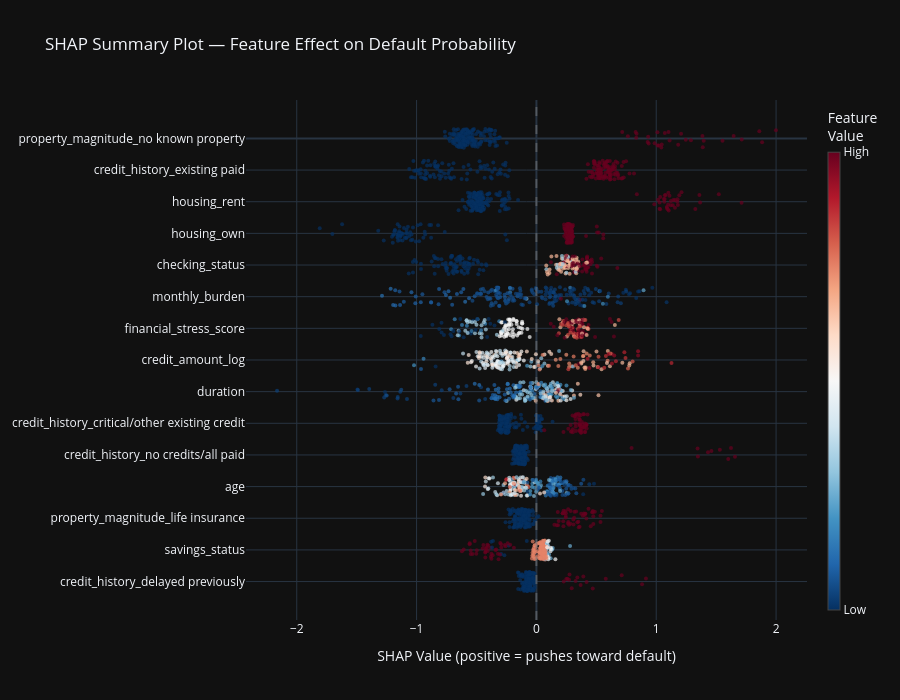

The notebook cell saved with this chart:
### Markdown cell above
### SHAP vs EDA vs Mutual Information — Reconciliation

| Method | Top 3 Features |
|---|---|
| Day 1 EDA | checking_status, duration, savings_status |
| Day 2 MI | financial_stress_score, checking_status, duration |
| Day 5 SHAP | property_magnitude_no known property, credit_history_existing paid, housing_rent |

SHAP reveals what the model actually learned — not just raw statistical associations.
The model places heavy weight on collateral (property) and repayment track record
(credit_history) — both are core pillars of traditional credit scoring (the 5 Cs of
credit: Character, Capacity, Capital, Collateral, Conditions).

financial_stress_score and checking_status remain consistently important across all
three methods — these are the most robust features in the project.

### Code cell
# Build beeswarm manually in Plotly
# Get top 15 features by mean absolute SHAP
import os
top_features = shap_importance.head(15)['feature'].tolist()
top_idx      = [feature_names.index(f) for f in top_features]

# Extract SHAP values and feature values for top features only
shap_vals  = shap_values.values[:, top_idx]   # (200, 15)
feat_vals  = X_test_scaled[top_features].values  # (200, 15)

# Normalize feature values to 0-1 for coloring
from sklearn.preprocessing import MinMaxScaler
feat_vals_norm = MinMaxScaler().fit_transform(feat_vals)  # (200, 15)

fig = go.Figure()

for i, feat in enumerate(top_features):
    # Add jitter on y axis so dots don't overlap
    y_jitter = i + np.random.uniform(-0.3, 0.3, size=200)

    fig.add_trace(go.Scatter(
        x=shap_vals[:, i],
        y=y_jitter,
        mode='markers',
        marker=dict(
            size=4,
            color=feat_vals_norm[:, i],
            colorscale='RdBu_r',
            showscale=(i == 0),
            colorbar=dict(
                title='Feature<br>Value',
                tickvals=[0, 1],
                ticktext=['Low', 'High'],
                thickness=12
            ) if i == 0 else None,
            opacity=0.7
        ),
        name=feat,
        showlegend=False,
        hovertemplate=(
            f'<b>{feat}</b><br>'
            'SHAP: %{x:.3f}<br>'
            '<extra></extra>'
        )
    ))

fig.add_vline(x=0, line_dash='dash', line_color='gray', opacity=0.5)

fig.update_layout(
    title='SHAP Summary Plot — Feature Effect on Default Probability',
    xaxis_title='SHAP Value (positive = pushes toward default)',
    yaxis=dict(
        tickmode='array',
        tickvals=list(range(len(top_features))),
        ticktext=top_features,
        autorange='reversed'
    ),
    template='plotly_dark',
    height=700,
    width=900
)

fig.show()

# Save as html
os.makedirs('../reports', exist_ok=True)
fig.write_html('../reports/shap_summary_plot.html')
print('Summary plot saved to ../reports/shap_summary_plot.html ✓')

### Figure 1 — Plotly figure (JSON) as saved in the notebook; plotly's stock layout.template omitted (floating-point values rounded to 4 significant figures; data arrays with more than 128 entries replaced by an {"elided": "..."} marker saying what was removed)
{"data": [{"hovertemplate": "<b>property_magnitude_no known property</b><br>SHAP: %{x:.3f}<br><extra></extra>", "marker": {"color": {"elided": "200 int values"}, "colorbar": {"thickness": 12, "ticktext": ["Low", "High"], "tickvals": [0, 1], "title": {"text": "Feature<br>Value"}}, "colorscale": [[0, "rgb(5,48,97)"], [0.1, "rgb(33,102,172)"], [0.2, "rgb(67,147,195)"], [0.3, "rgb(146,197,222)"], [0.4, "rgb(209,229,240)"], [0.5, "rgb(247,247,247)"], [0.6, "rgb(253,219,199)"], [0.7, "rgb(244,165,130)"], [0.8, "rgb(214,96,77)"], [0.9, "rgb(178,24,43)"], [1, "rgb(103,0,31)"]], "opacity": 0.7, "showscale": true, "size": 4}, "mode": "markers", "name": "property_magnitude_no known property", "showlegend": false, "type": "scatter", "x": {"elided": "200 float values"}, "y": {"elided": "200 float values"}}, {"hovertemplate": "<b>credit_history_existing paid</b><br>SHAP: %{x:.3f}<br><extra></extra>", "marker": {"color": {"elided": "200 float values"}, "colorscale": [[0, "rgb(5,48,97)"], [0.1, "rgb(33,102,172)"], [0.2, "rgb(67,147,195)"], [0.3, "rgb(146,197,222)"], [0.4, "rgb(209,229,240)"], [0.5, "rgb(247,247,247)"], [0.6, "rgb(253,219,199)"], [0.7, "rgb(244,165,130)"], [0.8, "rgb(214,96,77)"], [0.9, "rgb(178,24,43)"], [1, "rgb(103,0,31)"]], "opacity": 0.7, "showscale": false, "size": 4}, "mode": "markers", "name": "credit_history_existing paid", "showlegend": false, "type": "scatter", "x": {"elided": "200 float values"}, "y": {"elided": "200 float values"}}, {"hovertemplate": "<b>housing_rent</b><br>SHAP: %{x:.3f}<br><extra></extra>", "marker": {"color": {"elided": "200 float values"}, "colorscale": [[0, "rgb(5,48,97)"], [0.1, "rgb(33,102,172)"], [0.2, "rgb(67,147,195)"], [0.3, "rgb(146,197,222)"], [0.4, "rgb(209,229,240)"], [0.5, "rgb(247,247,247)"], [0.6, "rgb(253,219,199)"], [0.7, "rgb(244,165,130)"], [0.8, "rgb(214,96,77)"], [0.9, "rgb(178,24,43)"], [1, "rgb(103,0,31)"]], "opacity": 0.7, "showscale": false, "size": 4}, "mode": "markers", "name": "housing_rent", "showlegend": false, "type": "scatter", "x": {"elided": "200 float values"}, "y": {"elided": "200 float values"}}, {"hovertemplate": "<b>housing_own</b><br>SHAP: %{x:.3f}<br><extra></extra>", "marker": {"color": {"elided": "200 int values"}, "colorscale": [[0, "rgb(5,48,97)"], [0.1, "rgb(33,102,172)"], [0.2, "rgb(67,147,195)"], [0.3, "rgb(146,197,222)"], [0.4, "rgb(209,229,240)"], [0.5, "rgb(247,247,247)"], [0.6, "rgb(253,219,199)"], [0.7, "rgb(244,165,130)"], [0.8, "rgb(214,96,77)"], [0.9, "rgb(178,24,43)"], [1, "rgb(103,0,31)"]], "opacity": 0.7, "showscale": false, "size": 4}, "mode": "markers", "name": "housing_own", "showlegend": false, "type": "scatter", "x": {"elided": "200 float values"}, "y": {"elided": "200 float values"}}, {"hovertemplate": "<b>checking_status</b><br>SHAP: %{x:.3f}<br><extra></extra>", "marker": {"color": {"elided": "200 float values"}, "colorscale": [[0, "rgb(5,48,97)"], [0.1, "rgb(33,102,172)"], [0.2, "rgb(67,147,195)"], [0.3, "rgb(146,197,222)"], [0.4, "rgb(209,229,240)"], [0.5, "rgb(247,247,247)"], [0.6, "rgb(253,219,199)"], [0.7, "rgb(244,165,130)"], [0.8, "rgb(214,96,77)"], [0.9, "rgb(178,24,43)"], [1, "rgb(103,0,31)"]], "opacity": 0.7, "showscale": false, "size": 4}, "mode": "markers", "name": "checking_status", "showlegend": false, "type": "scatter", "x": {"elided": "200 float values"}, "y": {"elided": "200 float values"}}, {"hovertemplate": "<b>monthly_burden</b><br>SHAP: %{x:.3f}<br><extra></extra>", "marker": {"color": {"elided": "200 float values"}, "colorscale": [[0, "rgb(5,48,97)"], [0.1, "rgb(33,102,172)"], [0.2, "rgb(67,147,195)"], [0.3, "rgb(146,197,222)"], [0.4, "rgb(209,229,240)"], [0.5, "rgb(247,247,247)"], [0.6, "rgb(253,219,199)"], [0.7, "rgb(244,165,130)"], [0.8, "rgb(214,96,77)"], [0.9, "rgb(178,24,43)"], [1, "rgb(103,0,31)"]], "opacity": 0.7, "showscale": false, "size": 4}, "mode": "markers", "name": "monthly_burden", "showlegend": false, "type": "scatter", "x": {"elided": "200 float values"}, "y": {"elided": "200 float values"}}, {"hovertemplate": "<b>financial_stress_score</b><br>SHAP: %{x:.3f}<br><extra></extra>", "marker": {"color": {"elided": "200 float values"}, "colorscale": [[0, "rgb(5,48,97)"], [0.1, "rgb(33,102,172)"], [0.2, "rgb(67,147,195)"], [0.3, "rgb(146,197,222)"], [0.4, "rgb(209,229,240)"], [0.5, "rgb(247,247,247)"], [0.6, "rgb(253,219,199)"], [0.7, "rgb(244,165,130)"], [0.8, "rgb(214,96,77)"], [0.9, "rgb(178,24,43)"], [1, "rgb(103,0,31)"]], "opacity": 0.7, "showscale": false, "size": 4}, "mode": "markers", "name": "financial_stress_score", "showlegend": false, "type": "scatter", "x": {"elided": "200 float values"}, "y": {"elided": "200 float values"}}, {"hovertemplate": "<b>credit_amount_log</b><br>SHAP: %{x:.3f}<br><extra></extra>", "marker": {"color": {"elided": "200 float values"}, "colorscale": [[0, "rgb(5,48,97)"], [0.1, "rgb(33,102,172)"], [0.2, "rgb(67,147,195)"], [0.3, "rgb(146,197,222)"], [0.4, "rgb(209,229,240)"], [0.5, "rgb(247,247,247)"], [0.6, "rgb(253,219,199)"], [0.7, "rgb(244,165,130)"], [0.8, "rgb(214,96,77)"], [0.9, "rgb(178,24,43)"], [1, "rgb(103,0,31)"]], "opacity": 0.7, "showscale": false, "size": 4}, "mode": "markers", "name": "credit_amount_log", "showlegend": false, "type": "scatter", "x": {"elided": "200 float values"}, "y": {"elided": "200 float values"}}, {"hovertemplate": "<b>duration</b><br>SHAP: %{x:.3f}<br><extra></extra>", "marker": {"color": {"elided": "200 float values"}, "colorscale": [[0, "rgb(5,48,97)"], [0.1, "rgb(33,102,172)"], [0.2, "rgb(67,147,195)"], [0.3, "rgb(146,197,222)"], [0.4, "rgb(209,229,240)"], [0.5, "rgb(247,247,247)"], [0.6, "rgb(253,219,199)"], [0.7, "rgb(244,165,130)"], [0.8, "rgb(214,96,77)"], [0.9, "rgb(178,24,43)"], [1, "rgb(103,0,31)"]], "opacity": 0.7, "showscale": false, "size": 4}, "mode": "markers", "name": "duration", "showlegend": false, "type": "scatter", "x": {"elided": "200 float values"}, "y": {"elided": "200 float values"}}, {"hovertemplate": "<b>credit_history_critical/other existing credit</b><br>SHAP: %{x:.3f}<br><extra></extra>", "marker": {"color": {"elided": "200 int values"}, "colorscale": [[0, "rgb(5,48,97)"], [0.1, "rgb(33,102,172)"], [0.2, "rgb(67,147,195)"], [0.3, "rgb(146,197,222)"], [0.4, "rgb(209,229,240)"], [0.5, "rgb(247,247,247)"], [0.6, "rgb(253,219,199)"], [0.7, "rgb(244,165,130)"], [0.8, "rgb(214,96,77)"], [0.9, "rgb(178,24,43)"], [1, "rgb(103,0,31)"]], "opacity": 0.7, "showscale": false, "size": 4}, "mode": "markers", "name": "credit_history_critical/other existing credit", "showlegend": false, "type": "scatter", "x": {"elided": "200 float values"}, "y": {"elided": "200 float values"}}, {"hovertemplate": "<b>credit_history_no credits/all paid</b><br>SHAP: %{x:.3f}<br><extra></extra>", "marker": {"color": {"elided": "200 int values"}, "colorscale": [[0, "rgb(5,48,97)"], [0.1, "rgb(33,102,172)"], [0.2, "rgb(67,147,195)"], [0.3, "rgb(146,197,222)"], [0.4, "rgb(209,229,240)"], [0.5, "rgb(247,247,247)"], [0.6, "rgb(253,219,199)"], [0.7, "rgb(244,165,130)"], [0.8, "rgb(214,96,77)"], [0.9, "rgb(178,24,43)"], [1, "rgb(103,0,31)"]], "opacity": 0.7, "showscale": false, "size": 4}, "mode": "markers", "name": "credit_history_no credits/all paid", "showlegend": false, "type": "scatter", "x": {"elided": "200 float values"}, "y": {"elided": "200 float values"}}, {"hovertemplate": "<b>age</b><br>SHAP: %{x:.3f}<br><extra></extra>", "marker": {"color": {"elided": "200 float values"}, "colorscale": [[0, "rgb(5,48,97)"], [0.1, "rgb(33,102,172)"], [0.2, "rgb(67,147,195)"], [0.3, "rgb(146,197,222)"], [0.4, "rgb(209,229,240)"], [0.5, "rgb(247,247,247)"], [0.6, "rgb(253,219,199)"], [0.7, "rgb(244,165,130)"], [0.8, "rgb(214,96,77)"], [0.9, "rgb(178,24,43)"], [1, "rgb(103,0,31)"]], "opacity": 0.7, "showscale": false, "size": 4}, "mode": "markers", "name": "age", "showlegend": false, "type": "scatter", "x": {"elided": "200 float values"}, "y": {"elided": "200 float values"}}, {"hovertemplate": "<b>property_magnitude_life insurance</b><br>SHAP: %{x:.3f}<br><extra></extra>", "marker": {"color": {"elided": "200 int values"}, "colorscale": [[0, "rgb(5,48,97)"], [0.1, "rgb(33,102,172)"], [0.2, "rgb(67,147,195)"], [0.3, "rgb(146,197,222)"], [0.4, "rgb(209,229,240)"], [0.5, "rgb(247,247,247)"], [0.6, "rgb(253,219,199)"], [0.7, "rgb(244,165,130)"], [0.8, "rgb(214,96,77)"], [0.9, "rgb(178,24,43)"], [1, "rgb(103,0,31)"]], "opacity": 0.7, "showscale": false, "size": 4}, "mode": "markers", "name": "property_magnitude_life insurance", "showlegend": false, "type": "scatter", "x": {"elided": "200 float values"}, "y": {"elided": "200 float values"}}, {"hovertemplate": "<b>savings_status</b><br>SHAP: %{x:.3f}<br><extra></extra>", "marker": {"color": {"elided": "200 float values"}, "colorscale": [[0, "rgb(5,48,97)"], [0.1, "rgb(33,102,172)"], [0.2, "rgb(67,147,195)"], [0.3, "rgb(146,197,222)"], [0.4, "rgb(209,229,240)"], [0.5, "rgb(247,247,247)"], [0.6, "rgb(253,219,199)"], [0.7, "rgb(244,165,130)"], [0.8, "rgb(214,96,77)"], [0.9, "rgb(178,24,43)"], [1, "rgb(103,0,31)"]], "opacity": 0.7, "showscale": false, "size": 4}, "mode": "markers", "name": "savings_status", "showlegend": false, "type": "scatter", "x": {"elided": "200 float values"}, "y": {"elided": "200 float values"}}, {"hovertemplate": "<b>credit_history_delayed previously</b><br>SHAP: %{x:.3f}<br><extra></extra>", "marker": {"color": {"elided": "200 int values"}, "colorscale": [[0, "rgb(5,48,97)"], [0.1, "rgb(33,102,172)"], [0.2, "rgb(67,147,195)"], [0.3, "rgb(146,197,222)"], [0.4, "rgb(209,229,240)"], [0.5, "rgb(247,247,247)"], [0.6, "rgb(253,219,199)"], [0.7, "rgb(244,165,130)"], [0.8, "rgb(214,96,77)"], [0.9, "rgb(178,24,43)"], [1, "rgb(103,0,31)"]], "opacity": 0.7, "showscale": false, "size": 4}, "mode": "markers", "name": "credit_history_delayed previously", "showlegend": false, "type": "scatter", "x": {"elided": "200 float values"}, "y": {"elided": "200 float values"}}], "layout": {"height": 700, "shapes": [{"line": {"color": "gray", "dash": "dash"}, "opacity": 0.5, "type": "line", "x0": 0, "x1": 0, "xref": "x", "y0": 0, "y1": 1, "yref": "y domain"}], "title": {"text": "SHAP Summary Plot — Feature Effect on Default Probability"}, "width": 900, "xaxis": {"title": {"text": "SHAP Value (positive = pushes toward default)"}}, "yaxis": {"autorange": "reversed", "tickmode": "array", "ticktext": ["property_magnitude_no known property", "credit_history_existing paid", "housing_rent", "housing_own", "checking_status", "monthly_burden", "financial_stress_score", "credit_amount_log", "duration", "credit_history_critical/other existing credit", "credit_history_no credits/all paid", "age", "property_magnitude_life insurance", "savings_status", "credit_history_delayed previously"], "tickvals": [0, 1, 2, 3, 4, 5, 6, 7, 8, 9, 10, 11, 12, 13, 14]}}}
